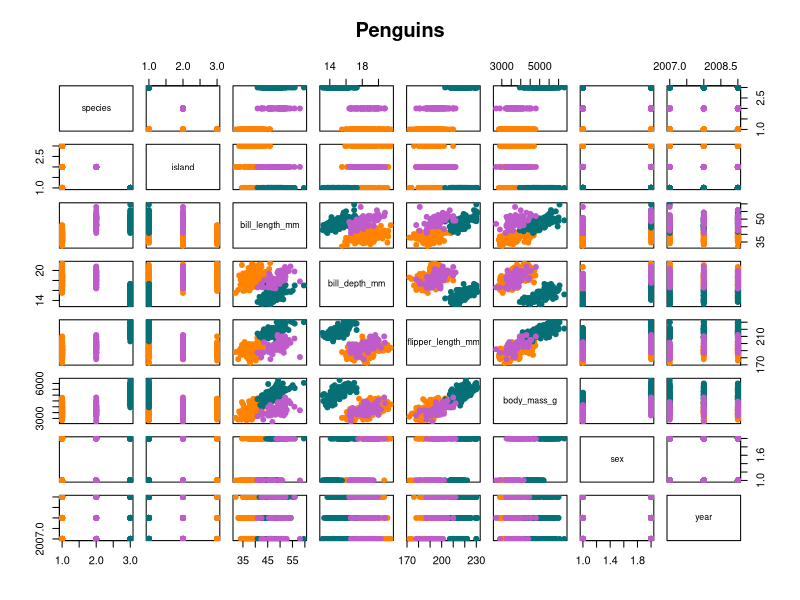

Here is the R script that generated this plot:
# B. Install the palmerpenguins package, load the penguins dataset.
install.packages("palmerpenguins")
library("palmerpenguins")

data(package = "palmerpenguins")
data("penguins")

# C. Compute the mean, the standard deviation and the median for the numeric 
# variables of the dataset.
bill_length_mean <- mean(penguins$bill_length_mm, na.rm = TRUE)
bill_depth_mean <- mean(penguins$bill_depth_mm, na.rm = TRUE)
flipper_length_mean <- mean(penguins$flipper_length_mm, na.rm = TRUE)
body_mass_mean <- mean(penguins$body_mass_g, na.rm = TRUE)

bill_length_sd <- sd(penguins$bill_length_mm, na.rm = TRUE)
bill_depth_sd <- sd(penguins$bill_depth_mm, na.rm = TRUE)
flipper_length_sd <- sd(penguins$flipper_length_mm, na.rm = TRUE)
body_mass_sd <- sd(penguins$body_mass_g, na.rm = TRUE)

bill_length_median <- median(penguins$bill_length_mm, na.rm = TRUE)
bill_depth_median <- median(penguins$bill_depth_mm, na.rm = TRUE)
flipper_length_median <- median(penguins$flipper_length_mm, na.rm = TRUE)
body_mass_median <- median(penguins$body_mass_g, na.rm = TRUE)

# Alternative method for the mean:
numeric_vars <- penguins[, 3:6] # get the column
numeric_vars_mean <- colMeans(numeric_vars, na.rm = TRUE)

# D. Create a function called stat_auto that simultaneously returns both the mean 
# and the standard deviation of a given vector (hint: return an object of type list
# or simply a vector). Then try it on the same numeric variables in C. to check the
# results (hint: if you obtain NA maybe you forgot to remove NA terms in vecotr)
stat_auto <- function(data_vec, removeNA = TRUE) {
  data_mean <- mean(data_vec, na.rm = removeNA)
  data_sd <- sd(data_vec, na.rm = removeNA)
  out <- list("Mean" = data_mean, "SD" = data_sd)
  return (out)
}

bill_length <- stat_auto(penguins$bill_length_mm)
bill_depth <- stat_auto(penguins$bill_depth_mm)
flipper_length <- stat_auto(penguins$flipper_length_mm)
body_mass <- stat_auto(penguins$body_mass_g)

# E. Create a function called stat_manual that simultaneusly returns both the mean
# and the standard deviation of a given vector without using the mean() and the sd()
# functions (hint: you can use length(), sum(), and na.omit() funtions). Then try it
# on the same numeric variables in C. to check the results.
stat_manual <- function(data_vec, removeNA = TRUE) {
  if (removeNA == TRUE) {
    data_vec <- na.omit(data_vec)
  }
  vec_len <- length(data_vec)
  avg <- sum(data_vec)/vec_len
  
  stddev <- sqrt(sum((data_vec - avg)^2) / (vec_len - 1))
  
  return (list("Mean" = avg, "SD" = stddev))
}

# Even after calculating summary statistics, it can be difficult to understand
# the data. On the contrary, a simple graph could bring more information to our mind.
# Adding color values for each penguin to separate the species.
pdf("./plots/penguins", 10/2.54, 10/2.54)
pCol <- c('#ff8301', '#bf5ccb', '#057076')
names(pCol) <- c('Adelie', 'Chinstrap', 'Gentoo')
plot(penguins, col = pCol[penguins$species], pch = 19, 
     main = "Penguins")
dev.off()

